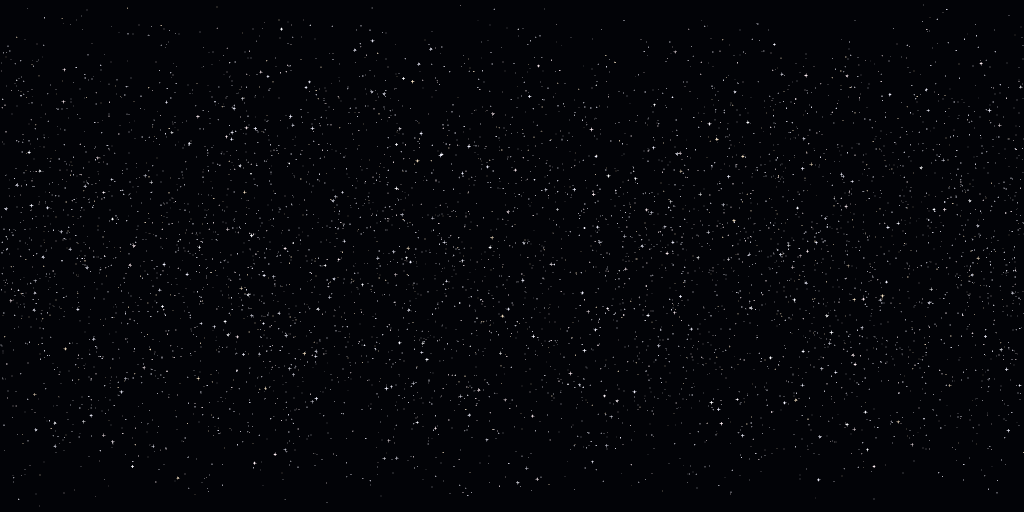
#> input picture Assets/Image/starfield.png, 2048 x 1024 px (shown at 1/2 size); the run also reads 1 picture not shown here
$ python gen_assets.py
#> lines starting #> are read from the running program, lines starting #| are printed output that depends on the picture
#!/usr/bin/env python
# -*- coding: utf-8 -*-
"""
《单程》Escape Velocity —— 比赛提交物素材生成（S4.1 图标 / S4.2 封面）

不依赖引擎、不引入第三方素材：底图全部来自仓库自有资源
  · Assets/Image/*.jpg|png                      （引擎在用的行星/太阳/星空贴图，代码生成）
  · .agent/test-results/level-*.png             （引擎实机截图，601x1066 竖屏）
  · C:/Windows/Fonts/msyh.ttc, msyhbd.ttc, seguisb.ttf   （系统字体）

用法（可从任意目录运行）：
    python submission/gen_assets.py            # 生成 icon + cover
    python submission/gen_assets.py icon       # 只生成图标
    python submission/gen_assets.py cover      # 只生成封面

产出：
    submission/icon-1024.png         1024x1024 RGB
    submission/cover-1080x1920.png   1080x1920 RGB
    submission/cover-1080x1920.jpg   1080x1920 RGB（比赛要求封面为 JPG）
"""

import sys
from pathlib import Path

import numpy as np
from PIL import Image, ImageDraw, ImageFilter, ImageFont

# ---------------------------------------------------------------- 路径与常量

ROOT = Path(__file__).resolve().parent.parent
ASSETS = ROOT / "Assets" / "Image"
SHOTS = ROOT / ".agent" / "test-results"
OUT = ROOT / "submission"
FONTS = Path("C:/Windows/Fonts")

F_HAN_BOLD = FONTS / "msyhbd.ttc"   # 微软雅黑 Bold（中文标题）
F_HAN = FONTS / "msyh.ttc"          # 微软雅黑 Regular
F_HAN_LIGHT = FONTS / "msyhl.ttc"   # 微软雅黑 Light（tagline）
F_LATIN = FONTS / "seguisb.ttf"     # Segoe UI Semibold（拉丁小标题）
F_LATIN_LIGHT = FONTS / "segoeui.ttf"

# sun.jpg 上的黑子在缩到 100px 时像脏点；x∈[150,560] 这块窗口没有黑子（已逐一核对）。
SUN_CLEAN_BOX = (150, 0, 560, 512)

SPACE_DEEP = (5, 7, 12)             # 深空底色（与游戏清屏色同族）
CYAN_TRAIL = (150, 216, 255)        # 预测线/轨迹的浅青
CYAN_GLOW = (70, 150, 220)

# ---------------------------------------------------------------- 基础工具


def load_rgb(path):
    return Image.open(path).convert("RGB")


def clean_sun():
    """太阳贴图的干净窗口 + 轻降噪（去掉 JPEG 噪点与黑子）。"""
    return load_rgb(ASSETS / "sun.jpg").crop(SUN_CLEAN_BOX).filter(ImageFilter.GaussianBlur(0.8))


def load_rgba(path):
    return Image.open(path).convert("RGBA")


def np_of(img):
    return np.asarray(img).astype(np.float32) / 255.0


def img_of(arr):
    return Image.fromarray((np.clip(arr, 0.0, 1.0) * 255.0 + 0.5).astype(np.uint8))


def over(base, color, alpha):
    """base/layer 皆为 0..1 float；alpha: (H,W,1) 或 (H,W)。"""
    if alpha.ndim == 2:
        alpha = alpha[..., None]
    col = np.asarray(color, dtype=np.float32) / 255.0
    return base * (1.0 - alpha) + col * alpha


def screen(base, glow, alpha):
    if alpha.ndim == 2:
        alpha = alpha[..., None]
    g = np.asarray(glow, dtype=np.float32) / 255.0 * alpha
    return 1.0 - (1.0 - base) * (1.0 - np.clip(g, 0.0, 1.0))


def radial_mask(w, h, cx, cy, r, power=2.0, inner=0.0):
    """以 (cx,cy) 为中心、半径 r 的径向衰减，返回 (H,W) float。inner 为实心比例。"""
    yy, xx = np.mgrid[0:h, 0:w].astype(np.float32)
    d = np.sqrt((xx - cx) ** 2 + (yy - cy) ** 2) / max(r, 1e-6)
    m = np.clip(1.0 - d, 0.0, 1.0) ** power
    if inner > 0.0:
        m = np.clip((1.0 - d) / max(1.0 - inner, 1e-6), 0.0, 1.0) ** power
    return m.astype(np.float32)


# [5 lines left out: function vgrad, not called in this run]


def vignette(w, h, strength=0.55, power=2.2):
    yy, xx = np.mgrid[0:h, 0:w].astype(np.float32)
    nx = (xx - w / 2.0) / (w / 2.0)
    ny = (yy - h / 2.0) / (h / 2.0)
    r = np.sqrt(nx * nx + ny * ny) / np.sqrt(2.0)
    return 1.0 - strength * (r ** power)


def starfield_panel(w, h, src, box, scale, gain=1.0, tint=(0.86, 0.93, 1.0), level=0.012, boost=1.9):
    """从仓库星空贴图取一块，缩放 + 调色，当作深空背景。"""
    patch = src.crop(box).resize((w, h), Image.BICUBIC)
    a = np_of(patch)
    a = np.clip((a - level) * boost * gain, 0.0, 1.0)
    a = a * np.asarray(tint, dtype=np.float32)
    return a


# [9 lines left out: function tracked_text, not called in this run]


def dashed_arc_mask(size, cx, cy, r, a0, a1, width, dash, gap, alpha0=1.0, alpha1=1.0):
    """虚线圆弧，画进一张 L 掩膜（带首尾 alpha 渐变）。角度制，0=右侧，顺时针。"""
    m = Image.new("L", (size, size), 0)
    d = ImageDraw.Draw(m)
    span = a1 - a0
    n = max(int(round(abs(span) / (dash + gap))), 1)
    step = span / n
    for i in range(n):
        s = a0 + i * step
        e = s + step * (dash / (dash + gap))
        t = (i + 0.5) / n
        a = int(round(255 * (alpha0 + (alpha1 - alpha0) * t)))
        d.arc([cx - r, cy - r, cx + r, cy + r], s, e, fill=a, width=width)
    return m


def composite_mask(base, mask, color, blur=0.0, glow_gain=1.0):
    """把 L 掩膜当 alpha，用 color 覆盖到 base 上；blur>0 时先叠一层柔光。"""
    m = np_of(mask)
    if blur > 0:
        gm = np_of(mask.filter(ImageFilter.GaussianBlur(blur))) * glow_gain
        base = screen(base, color, gm)
    return over(base, color, m)


def sphere_disc(tex, out_px, lon0=0.0, lat0=0.0, limb=0.42, ss=2, twist=0.0, hot=0.0):
    """把等距柱状贴图映射成一个球面圆盘（正交视图），带边缘变暗。返回 RGBA，尺寸 out_px。"""
    D = int(out_px * ss)
    t = np_of(tex)
    th, tw, _ = t.shape
    yy, xx = np.mgrid[0:D, 0:D].astype(np.float32)
    nx = (xx + 0.5 - D / 2.0) / (D / 2.0)
    ny = -(yy + 0.5 - D / 2.0) / (D / 2.0)
    r2 = nx * nx + ny * ny
    nz = np.sqrt(np.clip(1.0 - r2, 0.0, None))
    lat = np.arcsin(np.clip(ny, -1.0, 1.0)) * 0.82 + lat0
    lon = np.arctan2(nx, np.maximum(nz, 1e-6)) + lon0 + twist * lat
    u = (lon / (2.0 * np.pi) + 0.5) % 1.0
    v = np.clip(0.5 - lat / np.pi, 0.0, 1.0)

    fx = u * (tw - 1)
    fy = v * (th - 1)
    x0 = np.floor(fx).astype(np.int32)
    y0 = np.floor(fy).astype(np.int32)
    dx = (fx - x0)[..., None]
    dy = (fy - y0)[..., None]
    x0 = x0 % tw
    x1 = (x0 + 1) % tw
    y0 = np.clip(y0, 0, th - 1)
    y1 = np.clip(y0 + 1, 0, th - 1)
    c = (t[y0, x0] * (1 - dx) * (1 - dy) + t[y0, x1] * dx * (1 - dy)
         + t[y1, x0] * (1 - dx) * dy + t[y1, x1] * dx * dy)

    shade = (1.0 - limb * (1.0 - nz ** 0.55))[..., None]
    c = np.clip(c * shade, 0.0, 1.0)
    if hot > 0.0:   # 自发光天体：中心偏热白，像“在发光”而不是被照亮
        k = (hot * (nz ** 1.7))[..., None]
        c = np.clip(c + (np.asarray([1.0, 0.94, 0.80], dtype=np.float32) - c) * k, 0.0, 1.0)
    a = np.clip((1.0 - np.sqrt(r2)) * (D / 2.0), 0.0, 1.0)
    rgba = np.concatenate([c, a[..., None]], axis=2)
    disc = Image.fromarray((rgba * 255.0 + 0.5).astype(np.uint8))
    if ss != 1:
        disc = disc.resize((out_px, out_px), Image.LANCZOS)
    return disc


def paste_rgba(base, layer, x, y):
    """把 RGBA 图层 alpha 混合到 float base 上（x/y 为左上角，允许越界）。"""
    h, w, _ = base.shape
    lw, lh = layer.size
    y0, y1 = max(y, 0), min(y + lh, h)
    x0, x1 = max(x, 0), min(x + lw, w)
    if y0 >= y1 or x0 >= x1:
        return base
    sub = layer.crop((x0 - x, y0 - y, x1 - x, y1 - y))
    la = np_of(sub)[..., 3:4]
    lc = np_of(sub.convert("RGB"))
    region = base[y0:y1, x0:x1]
    base[y0:y1, x0:x1] = region * (1.0 - la) + lc * la
    return base


# ---------------------------------------------------------------- 图标（S4.1）

def probe_sprite(scale=1.0):
    """简易探测器图形（机体 + 太阳能板 + 天线），白/银 + 青色描边，小尺寸下也能读数。"""
    W, H = 190, 150
    ss = 3
    im = Image.new("RGBA", (W * ss, H * ss), (0, 0, 0, 0))
    d = ImageDraw.Draw(im)

    def s(v):
        return v * ss

    panel = (24, 34, 62)
    edge = (140, 214, 246, 255)
    for x0 in (2, 130):
        d.rectangle([s(x0), s(48), s(x0 + 58), s(100)], fill=panel + (255,), outline=edge, width=s(2))
        for i in range(1, 4):
            xx = x0 + 58 * i / 4.0
            d.line([s(xx), s(50), s(xx), s(98)], fill=(96, 158, 198, 255), width=s(1))
        d.line([s(x0 + 4), s(73), s(x0 + 54), s(73)], fill=(96, 158, 198, 255), width=s(1))
        # 支杆
        cx0 = 60 if x0 == 2 else 130
        d.line([s(cx0), s(74), s(88 if x0 == 2 else 102), s(74)], fill=(196, 208, 220, 255), width=s(3))

    body = [(95, 34), (112, 52), (112, 96), (95, 116), (78, 96), (78, 52)]
    d.polygon([(s(x), s(y)) for x, y in body], fill=(214, 224, 234, 255), outline=(255, 255, 255, 255))
    d.polygon([(s(95), s(40)), (s(106), s(54)), (s(106), s(92)), (s(95), s(108))], fill=(246, 250, 253, 255))
    d.ellipse([s(84), s(6), s(106), s(28)], fill=(232, 240, 248, 255), outline=(150, 200, 232, 255), width=s(2))
    d.ellipse([s(89), s(11), s(101), s(23)], fill=(28, 42, 60, 255))
    d.line([s(95), s(28), s(95), s(38)], fill=(210, 222, 234, 255), width=s(3))

    out = im.resize((int(W * scale), int(H * scale)), Image.LANCZOS)
    return out


def build_icon():
    S = 1024
    sf = load_rgb(ASSETS / "starfield.png")
#> in load_rgb, returned value is the input picture: PIL image 2048x1024 RGB; mean R, G, B 4.1, 5.1, 9.1
    bg = starfield_panel(S, S, sf, (512, 0, 1024, 512), 2.0, boost=2.0, level=0.030)
    bg = bg * vignette(S, S, 0.62, 2.0)[..., None]
    base = np.clip(bg, 0.0, 1.0).copy()

    sun_c = (408.0, 452.0)
    sun_r = 232.0

    # 日冕 / 暖色光晕
    base = screen(base, (255, 146, 52), (radial_mask(S, S, sun_c[0], sun_c[1], 680, 2.6) * 0.68))
    base = screen(base, (255, 204, 126), (radial_mask(S, S, sun_c[0], sun_c[1], 400, 2.6) * 0.55))

    # 轨迹虚线（先算好掩膜，稍后连同辉光一起叠在太阳之上）
    arc_r = 348.0
    trail = dashed_arc_mask(S, sun_c[0], sun_c[1], arc_r, -74.0, 138.0, 24, 8.0, 5.0,
                            alpha0=0.40, alpha1=1.0)

    # 太阳（贴图取无黑子窗口；外缘补一圈亮边，小尺寸下更“实”）
    sun = sphere_disc(clean_sun(), int(sun_r * 2), lon0=0.0, lat0=-0.2, limb=0.30,
                      twist=0.55, hot=0.30)
    base = screen(base, (255, 176, 96), radial_mask(S, S, sun_c[0], sun_c[1], sun_r + 26, 3.2) * 0.5)
    paste_rgba(base, sun, int(sun_c[0] - sun_r), int(sun_c[1] - sun_r))

    # 轨迹（叠在太阳上，表示路线从前面绕过去）
    base = composite_mask(base, trail, CYAN_TRAIL, blur=13.0, glow_gain=0.85)

    # 终点：探测器
    ang = np.deg2rad(138.0)
    px = sun_c[0] + arc_r * np.cos(ang)
    py = sun_c[1] + arc_r * np.sin(ang)
    probe = probe_sprite(1.24)
    base = paste_rgba(base, probe, int(px - probe.size[0] * 0.5), int(py - probe.size[1] * 0.5))

    # 起点：一颗小行星（示意“从地球出发”）
    ang0 = np.deg2rad(-74.0)
    ex = sun_c[0] + arc_r * np.cos(ang0)
    ey = sun_c[1] + arc_r * np.sin(ang0)
    base = screen(base, (120, 200, 255), radial_mask(S, S, ex, ey, 84, 2.6) * 0.5)
    earth = sphere_disc(load_rgb(ASSETS / "planet_earth.jpg"), 92, lon0=0.6, lat0=0.12, limb=0.5)
    base = paste_rgba(base, earth, int(ex - 46), int(ey - 46))

    base = base * vignette(S, S, 0.30, 2.6)[..., None]
    return img_of(base).convert("RGB")


# ---------------------------------------------------------------- 封面（S4.2）

COVER_W, COVER_H = 1080, 1920
# level-6.png（601x1066）里 HUD 的位置（逐行扫出来的）：右上按钮最后一行蓝像素在 y=161，
# 「发射日期」y<=155，底部引擎工具条第一行亮像素在 y=1016。裁 164..972 即得到无 HUD 的干净画面。
SHOT_CROP = (0, 164, 601, 972)
BAND_H = 1452


def build_cover(shot_name="level-6.png", crop=SHOT_CROP, band_h=BAND_H):
    shot = load_rgb(SHOTS / shot_name)
    band = shot.crop(crop)
    band = band.resize((COVER_W, band_h), Image.LANCZOS)

    sf = load_rgb(ASSETS / "starfield.png")
    bg = starfield_panel(COVER_W, COVER_H, sf, (300, 120, 1740, 1560), 1.4, boost=1.0, tint=(1.0, 1.0, 1.0))
    bg = bg * 0.55 + np.asarray(SPACE_DEEP, dtype=np.float32) / 255.0 * 0.45
    base = np.clip(bg, 0.0, 1.0).copy()

    # 照片左右两侧轻微压暗（电影感），并把下缘长距离溶解进深空底
    yy, xx = np.mgrid[0:band_h, 0:COVER_W].astype(np.float32)
    nx = np.abs(xx - COVER_W / 2.0) / (COVER_W / 2.0)
    shade = 1.0 - 0.16 * (nx ** 2.6)
    band_arr = np_of(band) * shade[..., None]

    fade = vgrad(COVER_H, COVER_W, 1250.0, 1478.0)     # y<1250 全照片，y>1478 全底色
    a_band = np.clip(1.0 - fade, 0.0, 1.0)[0:band_h, :, None]
    base[0:band_h] = base[0:band_h] * (1.0 - a_band) + band_arr * a_band

    # 标题区：一层很淡的冷光把底部从纯黑里托起来
    base = screen(base, (34, 58, 88), radial_mask(COVER_W, COVER_H, COVER_W * 0.5, 1720, 860, 2.4) * 0.5)

    img = img_of(base)
    d = ImageDraw.Draw(img)

    f_title = ImageFont.truetype(str(F_HAN_BOLD), 232)
    f_latin = ImageFont.truetype(str(F_LATIN), 56)
    f_tag = ImageFont.truetype(str(F_HAN_LIGHT), 48)
    f_route = ImageFont.truetype(str(F_HAN), 28)

    rule_w, rule_y = 132, 1494
    d.rectangle([COVER_W // 2 - rule_w // 2, rule_y, COVER_W // 2 + rule_w // 2, rule_y + 3],
                fill=(126, 178, 210))

    tracked_text(d, COVER_W / 2, 1618, "单程", f_title, (255, 255, 255), tracking=26)
    tracked_text(d, COVER_W / 2, 1746, "ESCAPE VELOCITY", f_latin, (176, 208, 228), tracking=14)
    tracked_text(d, COVER_W / 2, 1814, "一次没有返程的旅行", f_tag, (140, 158, 172), tracking=10)
    tracked_text(d, COVER_W / 2, 1880,
                 "月球 · 金星 · 木星 · 土星 · 天王星 · 海王星", f_route, (98, 116, 132), tracking=6)
    return img


# ---------------------------------------------------------------- 入口

def save_qa(img, name, size):
    """缩到小尺寸存一份，用来核对「缩到 100px 还认不认得出」。"""
    SHOTS.mkdir(parents=True, exist_ok=True)
    p = SHOTS / name
    img.resize(size, Image.LANCZOS).save(p, optimize=True)
    return p


def main(argv):
    OUT.mkdir(parents=True, exist_ok=True)
    what = argv[1].lower() if len(argv) > 1 else "all"
    made = []
    if what in ("all", "icon", "qa"):
        icon = build_icon()
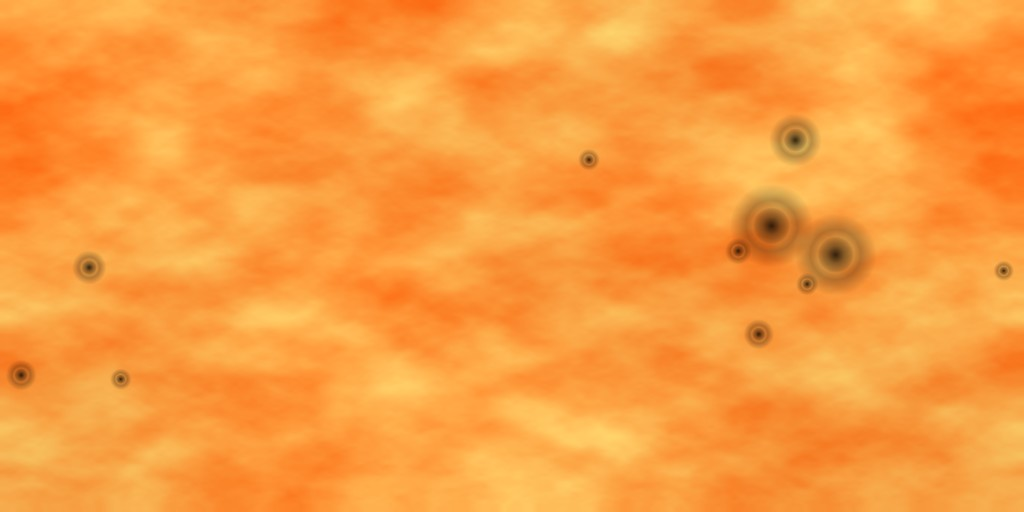
#> input picture Assets/Image/sun.jpg, 1024 x 512 px
#> in load_rgb, returned value is the input picture: PIL image 1024x512 RGB; mean R, G, B 250.1, 157.3, 63.1
#> in clean_sun, `return load_rgb(ASSETS / "sun.jpg").crop(SUN_CLEAN_BOX).filter(ImageFi..`:
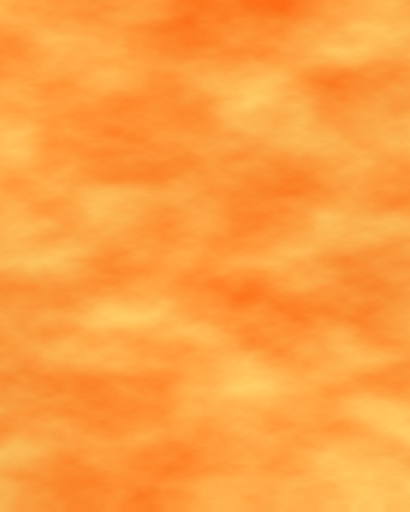
#> returned value: PIL image 410x512 RGB; mean R, G, B 252.8, 159.1, 64
#> in sphere_disc, `D = int(out_px * ss)`: D = 928
#> in sphere_disc, `y0 = np.floor(fy).astype(np.int32)`:
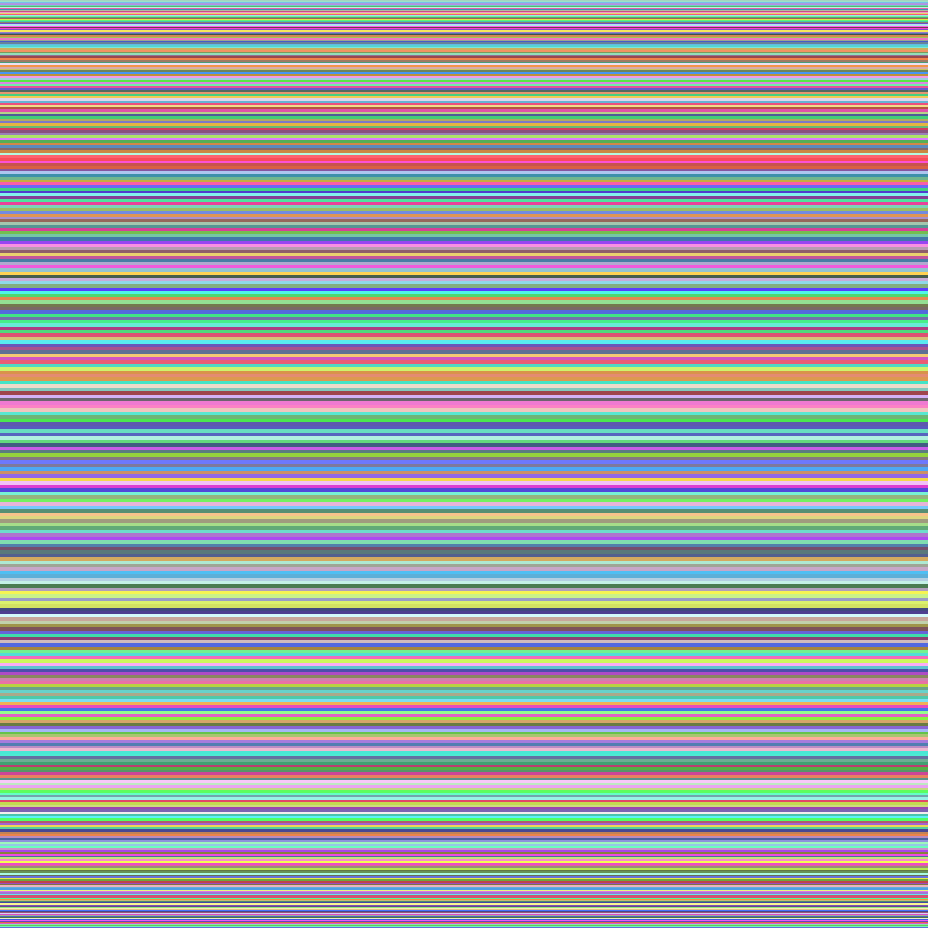
#> y0: shape (928, 928) int32; 380 distinct labels, from 84 to 491; one colour per label, 0 black
#> in sphere_disc, `k = (hot * (nz ** 1.7))[..., None]`:
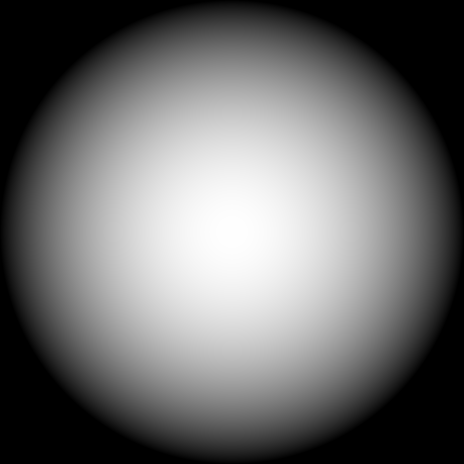
#> k: shape (928, 928, 1) float32 (shown at 1/2 size); min 0, max 0.3, mean 0.127; drawn with min black and max white
#> in sphere_disc, `a = np.clip((1.0 - np.sqrt(r2)) * (D / 2.0), 0.0, 1.0)`:
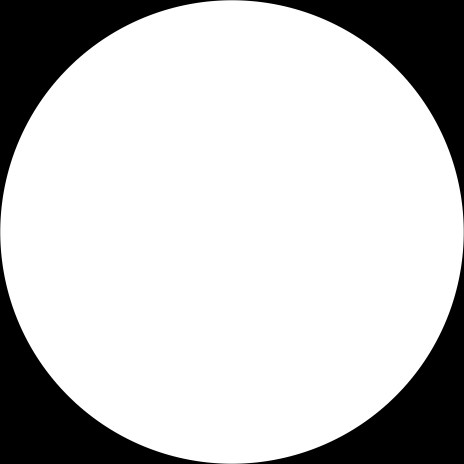
#> a: shape (928, 928) float32 (shown at 1/2 size); min 0, max 1, mean 0.784
#> in sphere_disc, `rgba = np.concatenate([c, a[..., None]], axis=2)`:
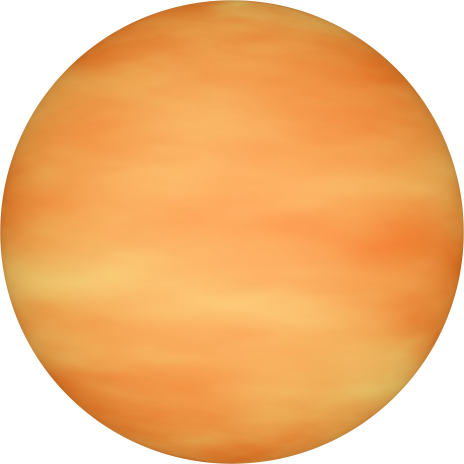
#> rgba: shape (928, 928, 4) float64 (shown at 1/2 size); mean R, G, B, A 0.884, 0.589, 0.288, 0.784; transparent parts drawn white
#> call 3 of screen, with glow = (255, 176, 96)
#> in screen (call 3), `g = np.asarray(glow, dtype=np.float32) / 255.0 * alpha`:
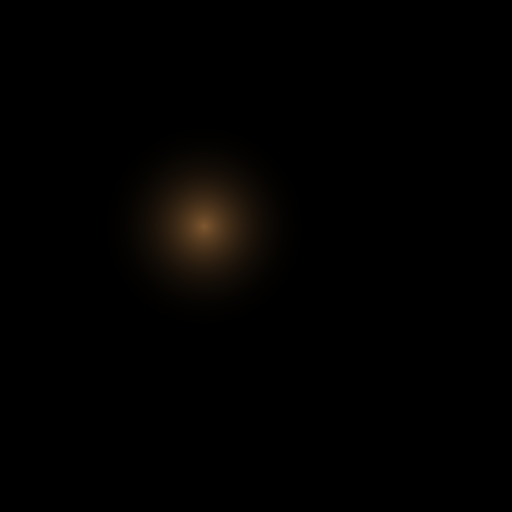
#> g: shape (1024, 1024, 3) float32 (shown at 1/2 size); mean of channels 0, 1, 2 0.00913, 0.0063, 0.00344; drawn as R, G, B
        if what in ("all", "icon"):
            p = OUT / "icon-1024.png"
            icon.save(p, optimize=True)
            made.append(p)
        save_qa(icon, "s4-icon-100.png", (100, 100))
        save_qa(icon, "s4-icon-192.png", (192, 192))
    if what in ("all", "cover", "qa"):
        cover = build_cover()
        if what in ("all", "cover"):
            p = OUT / "cover-1080x1920.png"
            cover.save(p, optimize=True)
            made.append(p)
            pj = OUT / "cover-1080x1920.jpg"
            cover.save(pj, quality=94, subsampling=0, optimize=True)
            made.append(pj)
        save_qa(cover, "s4-cover-thumb.png", (270, 480))
    if what == "variants":
        # 候选底图对比（只写到 test-results，不进 submission/）
        for nm, crop in (("level-1.png", (0, 164, 601, 900)), ("level-4.png", (0, 164, 601, 972)),
                         ("level-6.png", SHOT_CROP)):
            v = build_cover(nm, crop, int((crop[3] - crop[1]) * COVER_W / 601.0))
            tag = nm.replace("level-", "L").replace(".png", "")
            p = SHOTS / ("s4-cover-" + tag + ".png")
            v.resize((360, 640), Image.LANCZOS).save(p, optimize=True)
            made.append(p)
    for p in made:
        print("wrote", p.relative_to(ROOT), p.stat().st_size, "bytes")


if __name__ == "__main__":
#> (the run stopped early here; a loop or call above may not have finished)
